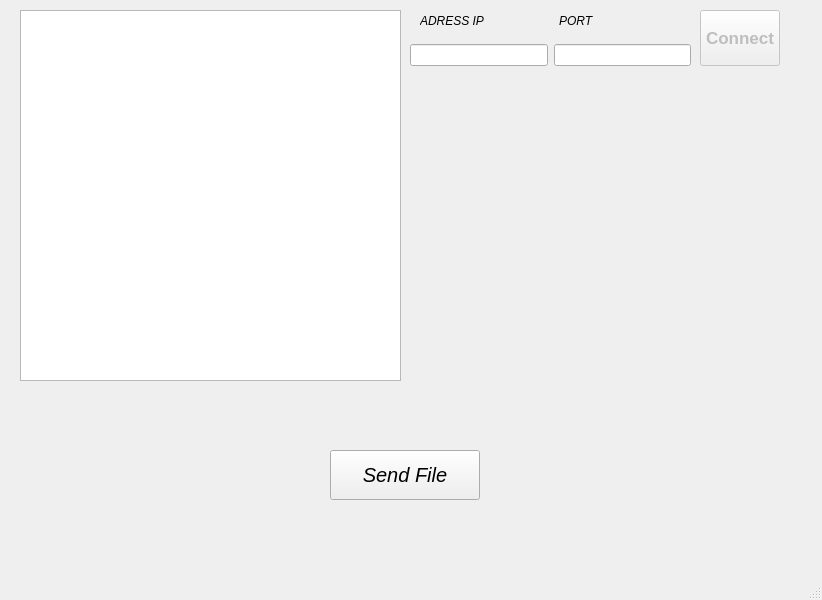
<?xml version="1.0" encoding="UTF-8"?>
<ui version="4.0">
 <class>MainWindow</class>
 <widget class="QMainWindow" name="MainWindow">
  <property name="geometry">
   <rect>
    <x>0</x>
    <y>0</y>
    <width>822</width>
    <height>600</height>
   </rect>
  </property>
  <property name="windowTitle">
   <string>MainWindow</string>
  </property>
  <widget class="QWidget" name="centralwidget">
   <widget class="QPushButton" name="sendFileButton">
    <property name="geometry">
     <rect>
      <x>330</x>
      <y>450</y>
      <width>150</width>
      <height>50</height>
     </rect>
    </property>
    <property name="font">
     <font>
      <pointsize>15</pointsize>
      <italic>true</italic>
     </font>
    </property>
    <property name="text">
     <string>Send File</string>
    </property>
    <property name="autoDefault">
     <bool>false</bool>
    </property>
    <property name="default">
     <bool>false</bool>
    </property>
    <property name="flat">
     <bool>false</bool>
    </property>
   </widget>
   <widget class="QTextEdit" name="textEditMessage">
    <property name="geometry">
     <rect>
      <x>20</x>
      <y>10</y>
      <width>381</width>
      <height>371</height>
     </rect>
    </property>
    <property name="textInteractionFlags">
     <set>Qt::TextInteractionFlag::TextSelectableByKeyboard|Qt::TextInteractionFlag::TextSelectableByMouse</set>
    </property>
   </widget>
   <widget class="QWidget" name="horizontalLayoutWidget">
    <property name="geometry">
     <rect>
      <x>410</x>
      <y>10</y>
      <width>281</width>
      <height>22</height>
     </rect>
    </property>
    <layout class="QHBoxLayout" name="horizontalLayoutLabels" stretch="0,0,0,0">
     <property name="leftMargin">
      <number>10</number>
     </property>
     <item>
      <widget class="QLabel" name="ipLabel">
       <property name="font">
        <font>
         <italic>true</italic>
        </font>
       </property>
       <property name="text">
        <string>ADRESS IP</string>
       </property>
      </widget>
     </item>
     <item>
      <widget class="QLabel" name="ipLabelStatus">
       <property name="text">
        <string/>
       </property>
      </widget>
     </item>
     <item>
      <widget class="QLabel" name="portLabel">
       <property name="enabled">
        <bool>true</bool>
       </property>
       <property name="font">
        <font>
         <italic>true</italic>
        </font>
       </property>
       <property name="frameShape">
        <enum>QFrame::Shape::NoFrame</enum>
       </property>
       <property name="frameShadow">
        <enum>QFrame::Shadow::Plain</enum>
       </property>
       <property name="text">
        <string>PORT</string>
       </property>
      </widget>
     </item>
     <item>
      <widget class="QLabel" name="portLabelStatus">
       <property name="text">
        <string/>
       </property>
      </widget>
     </item>
    </layout>
   </widget>
   <widget class="QWidget" name="horizontalLayoutWidget_2">
    <property name="geometry">
     <rect>
      <x>410</x>
      <y>40</y>
      <width>281</width>
      <height>31</height>
     </rect>
    </property>
    <layout class="QHBoxLayout" name="horizontalLayoutTexts">
     <item>
      <widget class="QLineEdit" name="ipText"/>
     </item>
     <item>
      <widget class="QLineEdit" name="portText"/>
     </item>
    </layout>
   </widget>
   <widget class="QPushButton" name="connectToHostButton">
    <property name="enabled">
     <bool>false</bool>
    </property>
    <property name="geometry">
     <rect>
      <x>700</x>
      <y>10</y>
      <width>80</width>
      <height>56</height>
     </rect>
    </property>
    <property name="font">
     <font>
      <pointsize>13</pointsize>
      <bold>true</bold>
     </font>
    </property>
    <property name="text">
     <string>Connect</string>
    </property>
    <property name="autoDefault">
     <bool>false</bool>
    </property>
    <property name="default">
     <bool>false</bool>
    </property>
    <property name="flat">
     <bool>false</bool>
    </property>
   </widget>
  </widget>
  <widget class="QMenuBar" name="menubar">
   <property name="geometry">
    <rect>
     <x>0</x>
     <y>0</y>
     <width>822</width>
     <height>21</height>
    </rect>
   </property>
  </widget>
  <widget class="QStatusBar" name="statusbar"/>
 </widget>
 <tabstops>
  <tabstop>textEditMessage</tabstop>
  <tabstop>sendFileButton</tabstop>
  <tabstop>ipText</tabstop>
  <tabstop>portText</tabstop>
  <tabstop>connectToHostButton</tabstop>
 </tabstops>
 <resources/>
 <connections/>
</ui>
